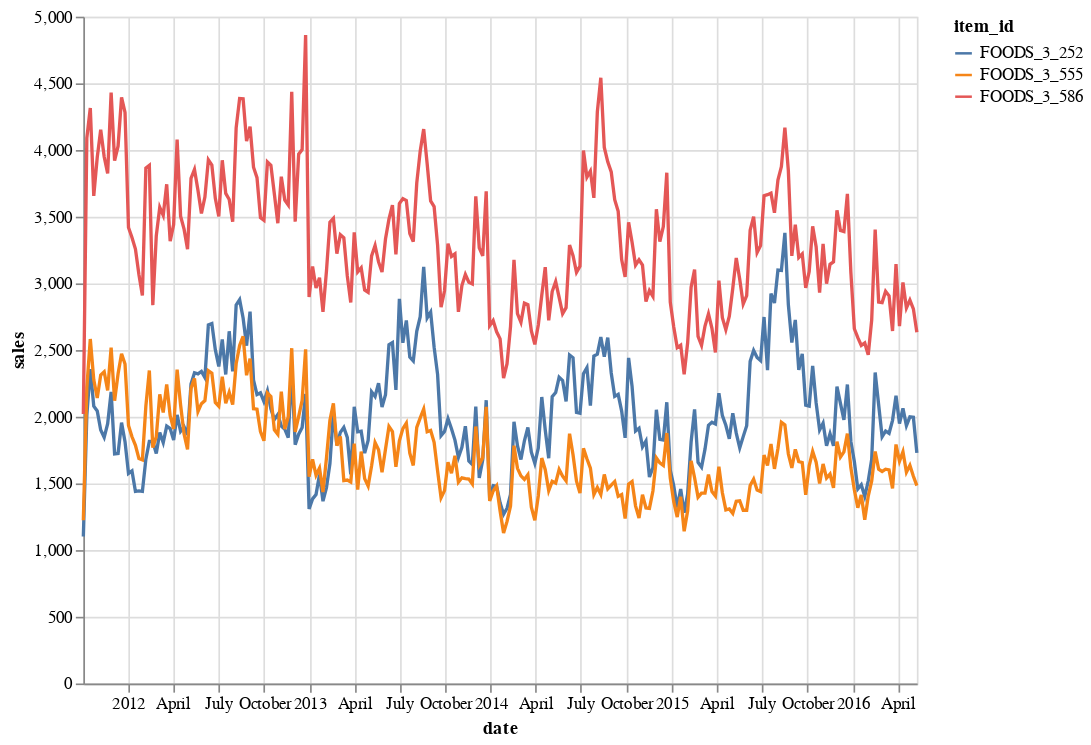

Notebook code cell kept with this figure:
### Markdown cell above
Now let's pick 3 most popular items to work with them further.

We will also plot sales for the items

### Code cell
top_items = data_subset.groupby('item_id').sum().sort_values(by='sales').index[-4:-1]

alt.data_transformers.disable_max_rows()

alt.Chart(data_subset.loc[data_subset.item_id.isin(top_items)].reset_index()).mark_line().encode(
    x='date:T',
    y=alt.Y('sales:Q'),
    color='item_id',
    tooltip=['item_id','date:T','sales:Q']
).properties(width=500, height=400)

### Figure 1 — Vega-Lite specification as saved in the notebook (floating-point values rounded to 4 significant figures; data arrays with more than 128 entries replaced by an {"elided": "..."} marker saying what was removed)
{"config": {"view": {"continuousWidth": 400, "continuousHeight": 300}}, "data": {"name": "data-b6c0ef5dadd619ef25c6800721a56ba5"}, "mark": "line", "encoding": {"color": {"type": "nominal", "field": "item_id"}, "tooltip": [{"type": "nominal", "field": "item_id"}, {"type": "temporal", "field": "date"}, {"type": "quantitative", "field": "sales"}], "x": {"type": "temporal", "field": "date"}, "y": {"type": "quantitative", "field": "sales"}}, "height": 400, "width": 500, "$schema": "https://vega.github.io/schema/vega-lite/v4.8.1.json", "datasets": {"data-b6c0ef5dadd619ef25c6800721a56ba5": {"elided": "723 records"}}}
